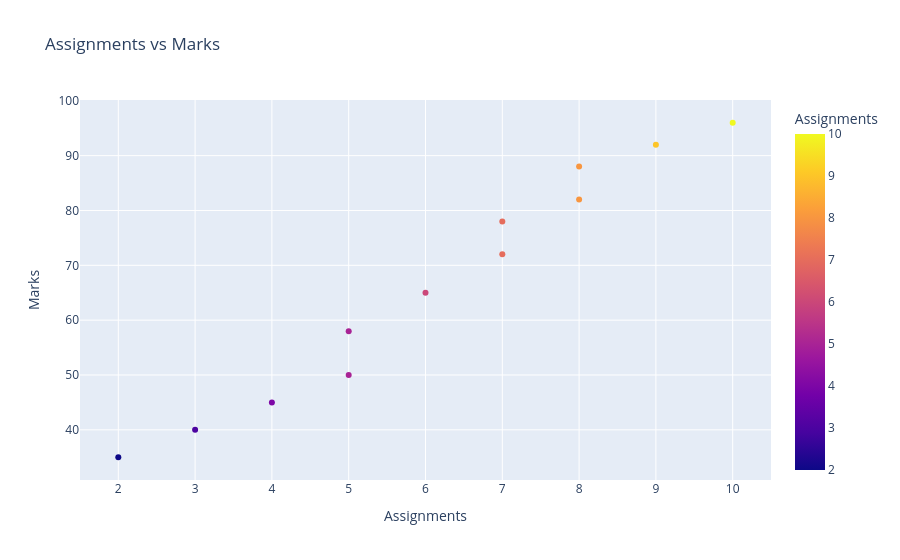

Notebook code cell kept with this figure:
### Markdown cell above
#### Plot 3

### Code cell
fig = px.scatter(
    df,
    x="Assignments",
    y="Marks",
    color="Assignments",
    title="Assignments vs Marks"
)

fig.show()

### Figure 1 — Plotly figure (JSON) as saved in the notebook; plotly's stock layout.template omitted (floating-point values rounded to 4 significant figures)
{"data": [{"hovertemplate": "Assignments=%{marker.color}<br>Marks=%{y}<extra></extra>", "legendgroup": "", "marker": {"color": [2, 3, 4, 5, 5, 6, 7, 7, 8, 8, 9, 10], "coloraxis": "coloraxis", "symbol": "circle"}, "mode": "markers", "name": "", "orientation": "v", "showlegend": false, "type": "scatter", "x": [2, 3, 4, 5, 5, 6, 7, 7, 8, 8, 9, 10], "xaxis": "x", "y": [35, 40, 45, 50, 58, 65, 72, 78, 82, 88, 92, 96], "yaxis": "y"}], "layout": {"coloraxis": {"colorbar": {"title": {"text": "Assignments"}}, "colorscale": [[0, "#0d0887"], [0.1111, "#46039f"], [0.2222, "#7201a8"], [0.3333, "#9c179e"], [0.4444, "#bd3786"], [0.5556, "#d8576b"], [0.6667, "#ed7953"], [0.7778, "#fb9f3a"], [0.8889, "#fdca26"], [1, "#f0f921"]]}, "legend": {"tracegroupgap": 0}, "title": {"text": "Assignments vs Marks"}, "xaxis": {"anchor": "y", "domain": [0, 1], "title": {"text": "Assignments"}}, "yaxis": {"anchor": "x", "domain": [0, 1], "title": {"text": "Marks"}}}}
